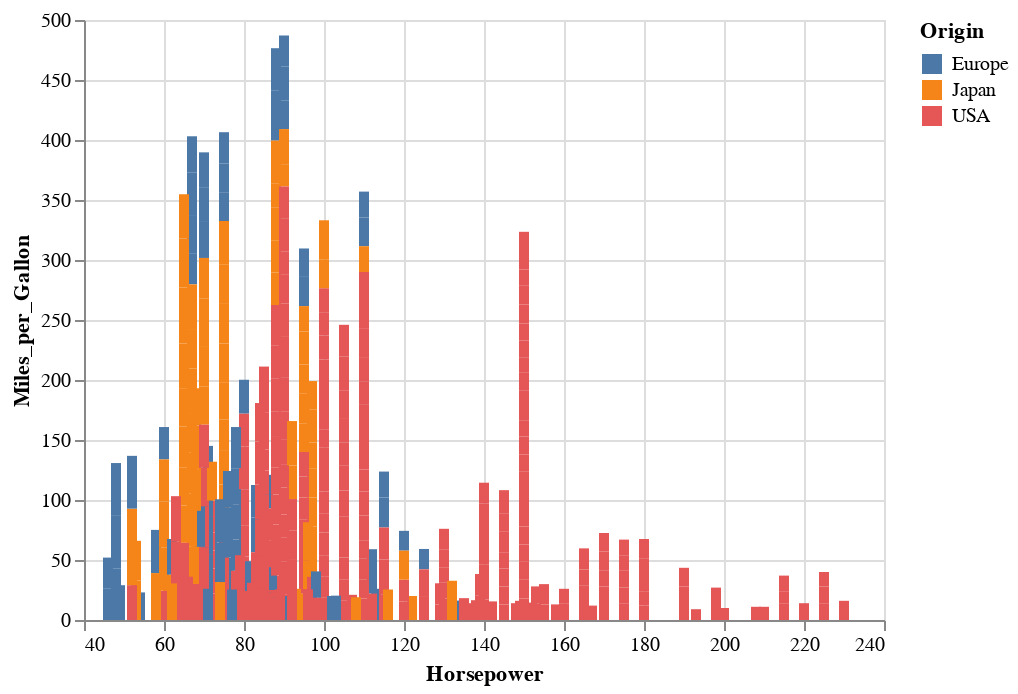

Source (notebook cell):
### Code cell
import altair as alt

# load a simple dataset as a pandas DataFrame
from vega_datasets import data
cars = data.cars()

alt.Chart(cars).mark_bar().encode(
    x='Horsepower',
    y='Miles_per_Gallon',
    color='Origin',
).interactive()

### Figure 1 — Vega-Lite specification as saved in the notebook (floating-point values rounded to 4 significant figures; data arrays with more than 128 entries replaced by an {"elided": "..."} marker saying what was removed)
{"config": {"view": {"continuousWidth": 400, "continuousHeight": 300}}, "data": {"name": "data-f02450ab61490a1363517a0190416235"}, "mark": "bar", "encoding": {"color": {"field": "Origin", "type": "nominal"}, "x": {"field": "Horsepower", "type": "quantitative"}, "y": {"field": "Miles_per_Gallon", "type": "quantitative"}}, "selection": {"selector002": {"type": "interval", "bind": "scales", "encodings": ["x", "y"]}}, "$schema": "https://vega.github.io/schema/vega-lite/v4.17.0.json", "datasets": {"data-f02450ab61490a1363517a0190416235": {"elided": "406 records"}}}
